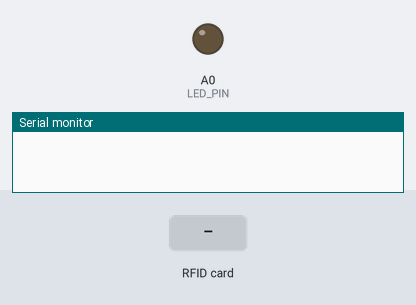
Bench run of a sketch on a simulated Arduino Uno, built with avr-gcc and run on an emulated ATmega328P. Shown: output pins drawn as LEDs (lit = HIGH), the last lines printed to the serial monitor. Inputs (shaded band) come from the test bench. Pins used as bus, display or sensor lines are not drawn.

Above: at 1.2 s.
1.3 s: RFID card 27 62 DD 73 held to the reader
At 1.9 s:
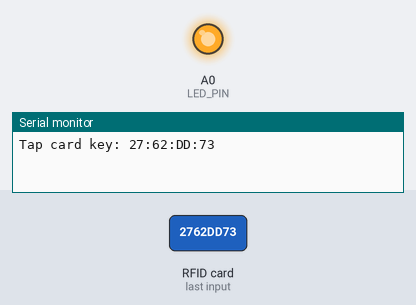
2.8 s: RFID card 5E 7A 19 C4 held to the reader
At 3.3 s:
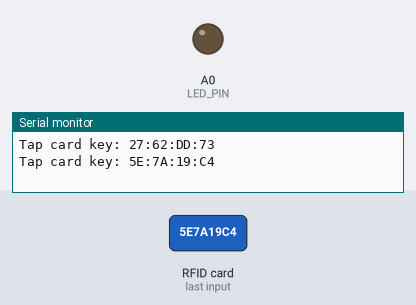
Timing chart, 0 to 5.8 s (numbered marks = the images above; inputs shaded):
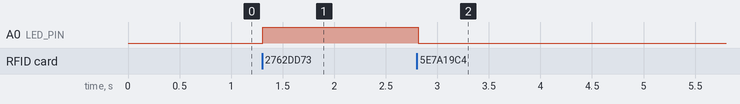

Measured:
- after the input at 1.3 s, A0 (LED_PIN): LOW → HIGH at once
- after the input at 2.8 s, A0 (LED_PIN): HIGH → LOW at once

The sketch:

RFID_Test.ino
```cpp
 /*
 * All the resourcess from https://www.ioxhop.com/article/37
 * Date : 21/08/2020
 * Project Name : Security Access using RFID User
 * Recreated  and Implemented by :- Kiran Shinde and Rohan Kulkarni. For PVPIT Budhgaon,R&D Cell
 * Under Guidence of Dr.N.M.Dhawale, I/c- R&D Cell, P.V.P.I.T Budhgaon, Sangli, India in Aug 2020
 */


#include "SPI.h"
#include "MFRC522.h"

#define SS_PIN 10
#define RST_PIN 9
#define LED_PIN A0

MFRC522 rfid(SS_PIN, RST_PIN);

MFRC522::MIFARE_Key key;

void setup() {
    Serial.begin(9600);
    SPI.begin();
    rfid.PCD_Init();
    pinMode(LED_PIN, OUTPUT);
}

void loop() {
  if (!rfid.PICC_IsNewCardPresent() || !rfid.PICC_ReadCardSerial())
    return;

  // Serial.print(F("PICC type: "));
  MFRC522::PICC_Type piccType = rfid.PICC_GetType(rfid.uid.sak);
  // Serial.println(rfid.PICC_GetTypeName(piccType));

  // Check is the PICC of Classic MIFARE type
  if (piccType != MFRC522::PICC_TYPE_MIFARE_MINI &&
    piccType != MFRC522::PICC_TYPE_MIFARE_1K &&
    piccType != MFRC522::PICC_TYPE_MIFARE_4K) {
    Serial.println(F("Your tag is not of type MIFARE Classic."));
    return;
  }

  String strID = "";
  for (byte i = 0; i < 4; i++) {
    strID +=
    (rfid.uid.uidByte[i] < 0x10 ? "0" : "") +
    String(rfid.uid.uidByte[i], HEX) +
    (i!=3 ? ":" : "");
  }
  strID.toUpperCase();

  Serial.print("Tap card key: ");
  Serial.println(strID);

  // โค้ดส่วนควบคุมหลอด LED โดยเอาค่าจากตัวแปร strID มาเทียบ
  if (strID.indexOf("27:62:DD:73") >= 0) {
    digitalWrite(LED_PIN, HIGH);
  } else {
    digitalWrite(LED_PIN, LOW);
  }

  rfid.PICC_HaltA();
  rfid.PCD_StopCrypto1();
}
```
